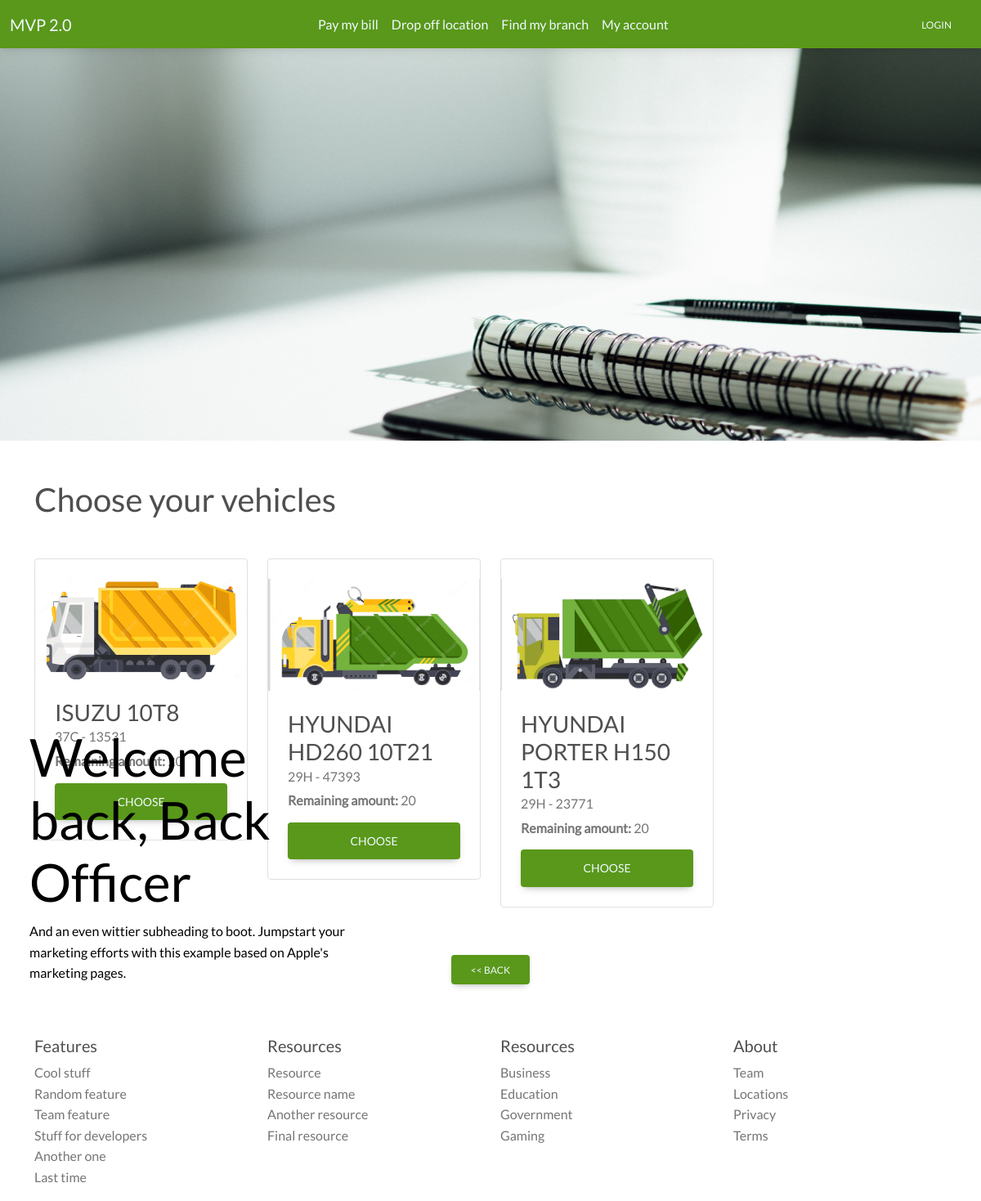
The page /choosing_vehicle.php on the database its author committed.
### tables this page shows
CREATE TABLE `vehicle` (
  `vehicle_id` varchar(50) NOT NULL,
  `vehicle_name` varchar(255) NOT NULL,
  `remaining_amount` int(255) NOT NULL,
  `vehicle_image` varchar(255) DEFAULT NULL
);

### choosing_vehicle.php (the view, shortened to what this page needs)
<?php include 'header.php' ?>
</head>
  <body id ="main" >
<?php include("navigation.php") ?>
    <div id ="intro" class="p-3 bg-light">
        <div class="container">
            <div class="headerwall col-4" >
                <h1 class="display-3 ">Welcome back, Back Officer </h1>
                <p class="fw-light">And an even wittier subheading to boot. Jumpstart your marketing efforts with this example based on Apple's marketing pages.</p>
            </div>
        </div>
    </div>
    <div class="container mt-2 chose_veh">
        <h1 class = "my-5">Choose your vehicles</h1>
        <div class="row my-5" >
        <?php
                include "connection.php";
                $query = "SELECT * FROM vehicle";
                $res = mysqli_query($con,$query);
                while($row = mysqli_fetch_assoc($res)){
        ?>
            <div class="col-md-3" >
                <div class="row g-0 border rounded overflow-hidden position-relative" >
                    <div class="col-auto d-none d-lg-block">
                    <img class="img-fluid mt-4" src="<?php echo $row['vehicle_image']; ?>">
                </div>
                <div class="col p-4 d-flex flex-column position-static" >
                <h3 class="mb-0"><?php echo str_replace('_',' ',$row['vehicle_name']); ?></h3>
                <div class="mb-1 text-muted" ><?php echo $row['vehicle_id']; ?></div>
                <div class="mb-1 text-muted" ><b>Remaining amount: </b><?php echo $row['remaining_amount']; ?></div>
                <a href="calendar_route.php?id=<?php echo $_GET['id'] ?>&kv=<?php echo $_GET['kv'] ?>&route=<?php echo $_GET['route'] ?>&vehicle=<?php echo $row['vehicle_name'] ?>" class="btn btn-lg">Choose</a>
                </div>
            </div>
            </div>
        <?php
        }
        ?>
        </div>
        <div class="row">
           <div class="d-flex justify-content-center mb-2 ">
               <a href="route_choosing.php?id=<?php echo $_GET['id'] ?>&kv=<?php echo $_GET['kv'] ?>" class="btn">&lt;&lt; Back</a>
           </div>
        </div>
      </div>
<?php include './footer.php'; ?>

### css/mystyle.css (style rules this page uses)
#main { font-family: 'Lato'; }
.btn { background-color: #59981A; }
div { display: block; }
#intro { background-image: url("http://localhost/img/officer_wall.jpg") ; height: 60vh; background-position: 30% 60%; background-size: cover; }
.headerwall { color: black; position: absolute; bottom: 250px; left: 3%; z-index: 10; text-align: left; }
.chose_veh a { background-color: #59981A; color: aliceblue; margin-top: 10px; }

### rows shown on the page
vehicle: vehicle_image (picture), vehicle_name "ISUZU 10T8", vehicle_id "37C - 13531", remaining_amount "20"
vehicle: vehicle_image (picture), vehicle_name "HYUNDAI HD260 10T21", vehicle_id "29H - 47393", remaining_amount "20"
vehicle: vehicle_image (picture), vehicle_name "HYUNDAI PORTER H150 1T3", vehicle_id "29H - 23771", remaining_amount "20"
